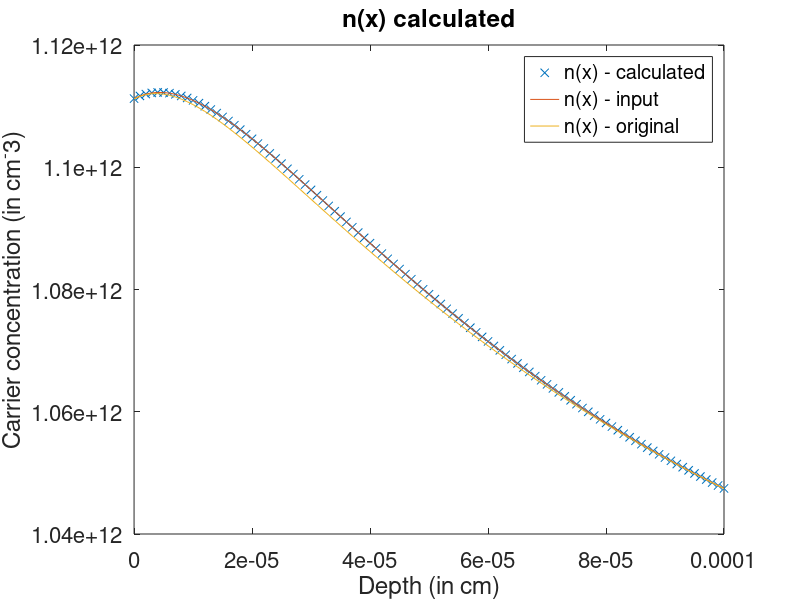
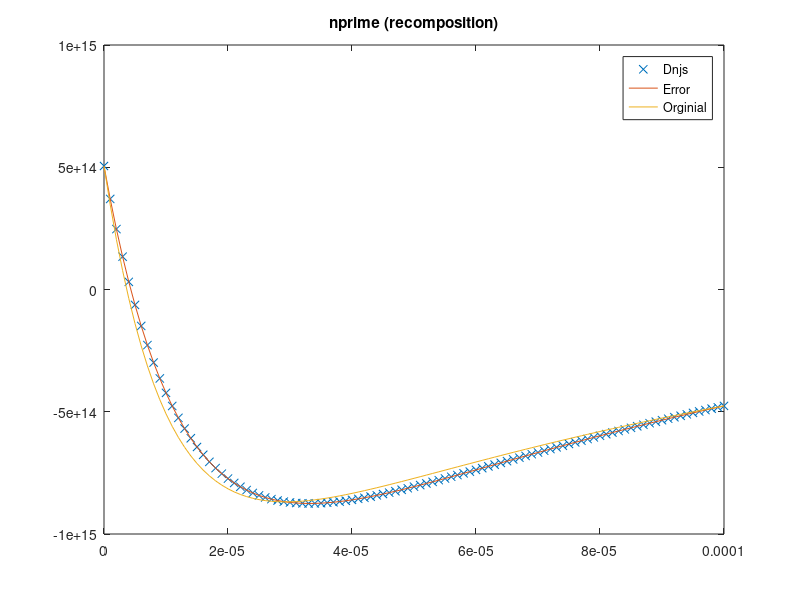
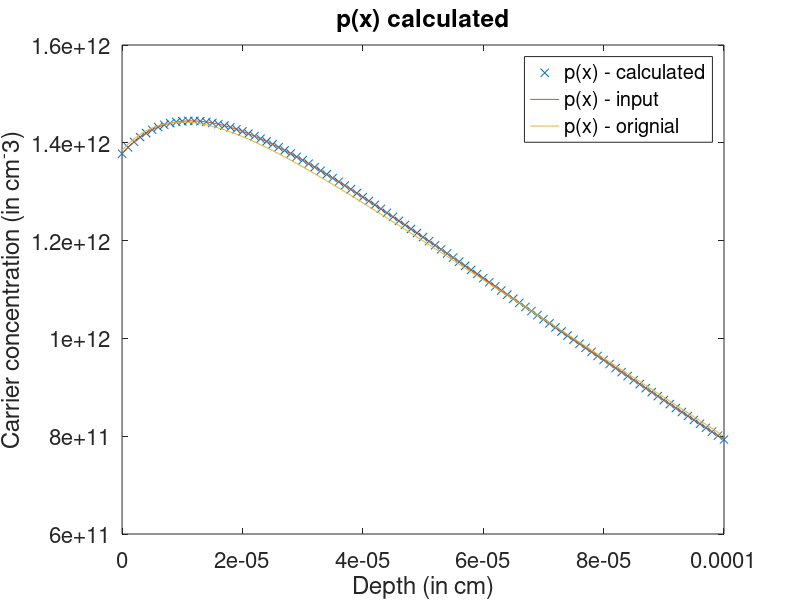
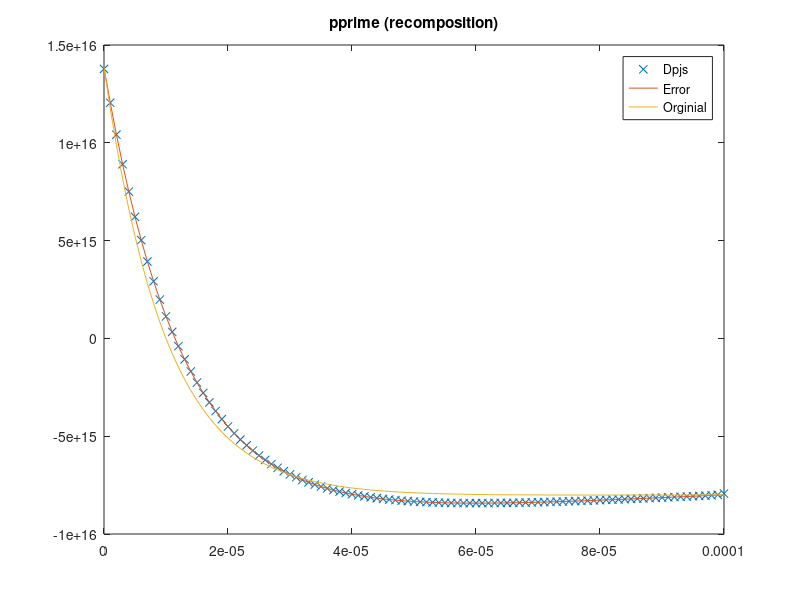

Reproduce these figures in MATLAB, in order. (Note: this script raises an error after producing the figures.)
clear all
close all
t=cputime;
%profile on

%Modified Newton, noisy input, Jacobian, terms one and two only


%Version 1.0 of actual calculations
%Calculates the approximate solution of a known test function
%Uses numerical integration instead of symbolic integration
%The length of the testing regions can be varied
%The number of intervals can be varied
%The starting point of the testing region can be varied

%Collection of constants which may be useful

chi = 4.07; %(*electron affinity in eV*)
gamma = 5.47;  %(*ionization energy in eV*)
phi = chi + gamma/2; %(*work function in eV*)
Eg = gamma - chi;
ni = 2*10^6; %(*intrinsic carrier concentration in [1/cm^3]*)
me = 9.1*10^-31; %(*mass of electron  in kg*)
meffe = .067*me ;%(*mass in density of states for electrons [1]*)
meffh = .47*me; %(*mass in density of states for holes [1]*)
keV = 8.617*10^-5 ;%(*boltzmann  constant in eV/K*)
ksi = 1.38*10^-23; %(*boltzmann constant in J/K*)
ksiN = 1.38*10^-23;
ksiP = 1.38*10^-23;
T = 300; %(*Cell temperature in K*)
h = 6.626 * 10^-34;
Ec = -chi;
Ev = -gamma;
e0m = 8.854*10^-15;  %(*permittivity of free space in [s^4 A^2/m^3 kg]*)
e0 = e0m*10^-6; %(*permittivity of free space in [s^4 A^2/cm^3 kg]*)
er = 13.1; %(*permittivity ratio for a given material [1]*)
q = 1.6*10^-19; %(*Fundamental charge in C*)
taun = 10^-9; %(*electron lifetime in s*)
taup = 10^-9;%(*hole lifetime in s*)
mun = 8500; %(*electron mobility in cm^2/V s*)
mup = 400; %(*hole mobility in cm^2/V s*)
Dn = 220; %(*electron diffusivity in cm^2/s*)
Dp = 10; %(*hole diffusivity in cm^2/s*)
Sr = 10^5; %(*recombination velocity (in cm/s)*)
Wn = 10^-4; %(*Lenght of n-type region (in cm)*)
Wp = 10^-4; %(*Length of p-type region (in cm)*)


%Input the start and end points of the testing region and determine its
%length
startPoint = 0;
endPoint = Wn;
totalLength = endPoint-startPoint;

%Set number of intervals to divide domain into
numIntervals = 100;
intervalLength = totalLength/numIntervals;
dx = intervalLength;
maxIterations=5;
% Store node locations
node = startPoint:dx:totalLength;

%Random noise bounds
rand=0.8;

AbsError=10^-18;
RelError=10^-6;

filepath=strcat('modifiedNewton v5/rand',num2str(rand),'/',num2str(numIntervals),'terms');
mkdir(filepath)

%(*Solar incidence data*)
alphaOpt = 10000; %(*/cm*) (*GaAs*)
Conc = 1;
Lflux = 2.0*10^17; %(*/cm^2 s *) (*photons absorbed by GaAs at 1 sun*)
R = 0.1; %(*reflection coefficient*)
Gop = @(x) alphaOpt*Conc*Lflux*(1 - R)*exp(-alphaOpt*(x));%(*/cm^3*) 


indexp = linspace(startPoint,totalLength+startPoint,numIntervals+1);
indexn = linspace(startPoint,totalLength+startPoint,numIntervals+1);

%Define general basis functions for interval 0 to 1
% Use inline functions; define generic basis functions and derivatives

%Phi function is chosen such that phi_right (f1) has f(0) = 1, f(1)=0, f'(0) = 1,
%f'(1)=0
%Phi function is chosen such that phi_left (f2) has f(0) = 0, f(1)=1, f'(0) = 1,
%f'(1)=0
%f1 = phi_right
%f2 = phi_left
f1 =@(x) (1-3.*(x/dx).^2+ 2.*(x/dx).^3);
f2 =@(x) (3*(x/dx).^2-2*(x/dx).^3); 

f1prime = @(x) (-6/dx^2.*(x) + 6/dx^3.*(x).^2);
f2prime = @(x) (6/dx^2.*(x) - 6/dx^3.*(x).^2);

f1primeprime = @(x) (-6/dx^2 + 12/dx^3.*(x));
f2primeprime = @(x) (6/dx^2 - 12/dx^3.*(x));

%Psi function is chosen such that psi_right (f3) has f'(0) = 1, f'(1)=0, f(0) =
%0, f(1)=0
%Psi function is chosen such that psi_left (f4) has f'(0) = 0, f'(1)=1, f(0) = 0,
%f(1)=0
%f3 = psi_left
%f4 = psi_right
f3 = @(x) ((x/dx)- 2*(x/dx).^2+(x/dx).^3)*dx;
f4 = @(x) (-(x/dx).^2+(x/dx).^3)*dx;


f3prime = @(x) (1/dx - 4/dx.^2.*(x) + 3/dx.^3.*(x).^2)*dx;
f4prime = @(x) (-2/dx^2.*(x) + 3/dx^3.*(x).^2)*dx;

f3primeprime = @(x) (-4/dx.^2 + 6/dx.^3.*(x))*dx;
f4primeprime = @(x) (-2/dx.^2 + 6/dx.^3.*(x))*dx;

% x_axis=0:dx/100:dx;
% subplot(221),plot(x_axis,f1(x_axis))
% subplot(222),plot(x_axis,f2(x_axis))
% subplot(223),plot(x_axis,f3(x_axis))
% subplot(224),plot(x_axis,f4(x_axis))
%%%%%%%%%%%%%%%%%%%%%%%%%%%%%%%%%%%%%%%%%%%%%%%%%%%%%%%%%%%%%%%%%%%%%%%%%%%%%%
%Set up known n(x) and p(x) distributions
%%%%%%%%%%%%%%%%%%%%%%%%%%%%%%%%%%%%%%%%%%%%%%%%%%%%%%%%%%%%%%%%%%%%%%%%%%%%%%


%Set up initial guess for p(x).  The curve goes has the vague shape of the
%expected output (peak near 0 and vaguely exponential).

%%%%%%%%%%%%%%%%%%%%%%%%%%%%%%%%%%%%%%%%%%%%%%%%%%
%NOTE: If pGuess is change, initial BCs for pGuess must also be changed
%%%%%%%%%%%%%%%%%%%%%%%%%%%%%%%%%%%%%%%%%%%%%%%%%%
p1=8.14812*10^13;
p2=-2.19257*10^11;
p3=-8.12149*10^13;
p4=1.33755*10^12;
gammap1=100;
gammap2=100000;
gammap3=1;
gammap4=10;

%Symbolic form of pGuess
pGuessOrig = @(x) p1*exp(-gammap1*x)+p2*exp(-gammap2*x)+p3*exp(-gammap3*x)+p4*exp(-gammap4*x);

n1=-1.79768*10^10;
n2=1.29154*10^11;
n3=9.94351*10^11;
n4=5.6616*10^9;
gamman1=100000;
gamman2=10000;
gamman3=1;
gamman4=10;

%Symbolic form of nGuess
nGuessOrig = @(x) n1*exp(-gamman1*x)+n2*exp(-gamman2*x)+n3*exp(-gamman3*x)+n4*exp(-gamman4*x);

nprimeOrig = @(x) -(n1*gamman1*exp(-gamman1*x) + n2*gamman2*exp(-gamman2*x) + n3*gamman3*exp(-gamman3*x)+n4*gamman4*exp(-gamman4*x));
pprimeOrig = @(x) -(p1*gammap1*exp(-gammap1*x) + p2*gammap2*exp(-gammap2*x) + p3*gammap3*exp(-gammap3*x)+p4*gammap4*exp(-gammap4*x));

nprimeprimeOrig = @(x) (n1*gamman1*gamman1*exp(-gamman1*x) + n2*gamman2*gamman2*exp(-gamman2*x) + n3*gamman3*gamman3*exp(-gamman3*x)+n4*gamman4*gamman4*exp(-gamman4*x));
pprimeprimeOrig = @(x) (p1*gammap1*gammap1*exp(-gammap1*x) + p2*gammap2*gammap2*exp(-gammap2*x) + p3*gammap3*gammap3*exp(-gammap3*x)+p4*gammap4*gammap4*exp(-gammap4*x));

cn1 = Dn - ksiN*T*mun/q;
cn2 = ksiN*T*mun/q;

cp1 = ksiP*T*mup/q - Dp;
cp2 = -ksiP*T*mup/q;

%Check BCs
% alphaNtest = nprimeOrig(0)/nGuessOrig(0)
% alphaPtest = pprimeOrig(0)/pGuessOrig(0)
% betaNtest = nprimeOrig(Wn)/nGuessOrig(Wn)
% betaPtest = pprimeOrig(Wn)/pGuessOrig(Wn)


%Gopn = @(x) cn1.*(n1*(gamman1*gamman1)*exp(-gamman1*x) + n2*(gamman2*gamman2)*exp(-gamman2*x) + n3*(gamman3*gamman3)*exp(-gamman3*x))    +(ksiN*T*mun/q*(pprimeprimeOrig(x)./pGuessOrig(x) - (pprimeOrig(x)./pGuessOrig(x)).^2) - 1/taun).*(n1*exp(-gamman1*x) + n2*exp(-gamman2*x) + n3*exp(-gamman3*x));%+cn2.*pprime(x)./pGuess(x).*(-n1*(gamman1)*exp(-gamman1*x) - n2*(gamman2)*exp(-gamman2*x) - n3*(gamman3)*exp(-gamman3*x))     
%Gopp = @(x) cp1.*(p1*(gammap1*gammap1)*exp(-gammap1*x) + p2*(gammap2*gammap2)*exp(-gammap2*x) + p3*(gammap3*gammap3)*exp(-gammap3*x))    +(ksiP*T*mup/q*((nprimeOrig(x)./nGuessOrig(x)).^2 - nprimeprimeOrig(x)./nGuessOrig(x)) - 1/taup).*(p1*exp(-gammap1*x) + p2*exp(-gammap2*x) + p3*exp(-gammap3*x));%+cp2.*nprime(x)./nGuess(x).*(-p1*(gammap1)*exp(-gammap1*x) - p2*(gammap2)*exp(-gammap2*x) - p3*(gammap3)*exp(-gammap3*x))     

%Adjust pGuess to include error
%Adjust pGuess to include error

%'Noisified' terms
%n3*rand,gamman1,gamman2,gamman3 set;n1 and n2 calculated from those
%numbers using BCs
%Calcs done in Mathematica

n1rand=-2.43711*10^10;
n2rand=1.53127*10^11;
n3rand=1.07209*10^13;
n4rand=-9.73843*10^12;
gamman1rand=100000*rand;

nGuess = @(x) (n1rand*exp(-gamman1rand*x)+n2rand*exp(-gamman2*x)+n3rand*exp(-gamman3*x)+n4rand*exp(-gamman4*x));
nprime = @(x) -(n1rand*gamman1rand*exp(-gamman1rand*x) + n2rand*gamman2*exp(-gamman2*x) + n3rand*gamman3*exp(-gamman3*x)+n4rand*gamman4*exp(-gamman4*x));
nprimeprime = @(x) n1rand*gamman1rand*gamman1rand*exp(-gamman1rand*x) + n2rand*gamman2*gamman2*exp(-gamman2*x) + n3rand*gamman3*gamman3*exp(-gamman3*x)+n4rand*gamman4*gamman4*exp(-gamman4*x);

%p3*rand,gammap1,gammap2,gammap3 set;p1 and p2 calculated from those
%numbers using BCs
%Calcs done in Mathematica

p1rand=1.71267*10^15;
p2rand=-2.92243*10^11;
p3rand=1.60693*10^16;
p4rand=-1.77803*10^16;
gammap2rand=100000*rand;

pGuess = @(x) (p1rand*exp(-gammap1*x)+p2rand*exp(-gammap2rand*x)+p3rand*exp(-gammap3*x)+p4rand*exp(-gammap4*x));
pprime = @(x) -(p1rand*gammap1*exp(-gammap1*x) + p2rand*gammap2rand*exp(-gammap2rand*x) + p3rand*gammap3*exp(-gammap3*x)+p4rand*gammap4*exp(-gammap4*x));
pprimeprime = @(x) p1rand*gammap1*gammap1*exp(-gammap1*x) + p2rand*gammap2rand*gammap2rand*exp(-gammap2rand*x) + p3rand*gammap3*gammap3*exp(-gammap3*x)+p4rand*gammap4*gammap4*exp(-gammap4*x);

% alphaNtestNoise = nprime(0)/nGuess(0)
% alphaPtestNoise = pprime(0)/pGuess(0)
% betaNtestNoise = nprime(Wn)/nGuess(Wn)
% betaPtestNoise = pprime(Wn)/pGuess(Wn)
% 
% diffAlphaN=alphaNtest-alphaNtestNoise
% diffAlphaP=alphaPtest-alphaPtestNoise
% diffBetaN=betaNtest-betaNtestNoise
% diffBetaP=betaPtest-betaPtestNoise

% fig2 = figure;
% plot(node,nGuess(node)), title('nGuess')
% saveas(fig2,strcat(filepath,'/nGuess.jpg'))

%Convert initial guess into form finite element composition
%This will allow it to be usable in later calculations

%Boundary conditions of test function put into form usable for the
%calculations below
 
temp1 = ksiN*T*mun/q*(pprimeprime(node)./pGuess(node) - (pprime(node)./pGuess(node)).^2) -1/taun;
temp2 = ksiN*T*mun/q*(pprimeprimeOrig(node)./pGuessOrig(node) - (pprimeOrig(node)./pGuessOrig(node)).^2)-1/taun;

plot(node,temp1,node,temp2,'x')

%%%%%%%%%%%%%%%%%%%%%%%%%%%%%%%%%%%%%%%%%%%%%%%%%%%%%%%%%%%%%%%%%%%%%%%%%%%%
%Calculate composition of n(x) in finite element space
%%%%%%%%%%%%%%%%%%%%%%%%%%%%%%%%%%%%%%%%%%%%%%%%%%%%%%%%%%%%%%%%%%%%%%%%%%
%alpha is boundary conditions term, n'(0)=alpha*n(0)
alphan = nprimeOrig(0)/nGuessOrig(0);

%beta is boundary condition term, n'(L) = beta n(L)
betan= nprimeOrig(totalLength)/nGuessOrig(totalLength);

%alpha is boundary conditions term, n'(0)=alpha*n(0)
alphap = pprimeOrig(0)/pGuessOrig(0);

%beta is boundary condition term, n'(L) = beta n(L)
betap= pprimeOrig(totalLength)/pGuessOrig(totalLength);


massmatrix = sparse (4*numIntervals,4*numIntervals);

massrhs = zeros(4*numIntervals,1);
for k = 1:numIntervals-2
	%%%%%%%%%%%%%%%%%%%%%%%%%%%%%%%%%%%%%%%%%%
    %Block 1  - (Upper left 4x4)
    %%%%%%%%%%%%%%%%%%%%%%%%%%%%%%%%%%%%%%%%%%
    %massmatrix(phi(n,r),xx)
	massmatrix(4*k-1,4*k-1) = massmatrix(4*k-1,4*k-1) + integral(@(x) f1((x-node(k+1))).*f1((x-node(k+1))),node(k+1),node(k+2),'AbsTol',AbsError,'RelTol',RelError);
	massmatrix(4*k,4*k-1)   = massmatrix(4*k,4*k-1) +   integral(@(x) f1((x-node(k+1))).*f3((x-node(k+1))),node(k+1),node(k+2),'AbsTol',AbsError,'RelTol',RelError);

    %massmatrix(psi(n,r),xx)
    massmatrix(4*k-1,4*k) = massmatrix(4*k-1,4*k) + integral(@(x) f3((x-node(k+1))).*f1((x-node(k+1))),node(k+1),node(k+2),'AbsTol',AbsError,'RelTol',RelError);
	massmatrix(4*k,4*k)   = massmatrix(4*k,4*k) +   integral(@(x) f3((x-node(k+1))).*f3((x-node(k+1))),node(k+1),node(k+2),'AbsTol',AbsError,'RelTol',RelError);

    %massmatrix(phi(p,r),xx)
	massmatrix(4*k+1,4*k+1) = massmatrix(4*k+1,4*k+1) + integral(@(x) f1((x-node(k+1))).*f1((x-node(k+1))),node(k+1),node(k+2),'AbsTol',AbsError,'RelTol',RelError);
	massmatrix(4*k+2,4*k+1) = massmatrix(4*k+2,4*k+1) + integral(@(x) f1((x-node(k+1))).*f3((x-node(k+1))),node(k+1),node(k+2),'AbsTol',AbsError,'RelTol',RelError);

    %massmatrix(psi(p,r),xx)
	massmatrix(4*k+1,4*k+2) = massmatrix(4*k+1,4*k+2) + integral(@(x) f3((x-node(k+1))).*f1((x-node(k+1))),node(k+1),node(k+2),'AbsTol',AbsError,'RelTol',RelError);
	massmatrix(4*k+2,4*k+2) = massmatrix(4*k+2,4*k+2) + integral(@(x) f3((x-node(k+1))).*f3((x-node(k+1))),node(k+1),node(k+2),'AbsTol',AbsError,'RelTol',RelError);
    
    %%%%%%%%%%%%%%%%%%%%%%%%%%%%%%%%%%%%%%%%%%
    %Block 2  - (Upper right 4x4)
    %%%%%%%%%%%%%%%%%%%%%%%%%%%%%%%%%%%%%%%%%%
    %massmatrix(phi(n,r),xx)
	massmatrix(4*k-1,4*k+3) = massmatrix(4*k-1,4*k+3) + integral(@(x) f2((x-node(k+1))).*f1((x-node(k+1))),node(k+1),node(k+2),'AbsTol',AbsError,'RelTol',RelError);
	massmatrix(4*k,4*k+3)   = massmatrix(4*k,4*k+3) +   integral(@(x) f2((x-node(k+1))).*f3((x-node(k+1))),node(k+1),node(k+2),'AbsTol',AbsError,'RelTol',RelError);

    %massmatrix(psi(n,r),xx)
    massmatrix(4*k-1,4*k+4) = massmatrix(4*k-1,4*k+4) + integral(@(x) f4((x-node(k+1))).*f1((x-node(k+1))),node(k+1),node(k+2),'AbsTol',AbsError,'RelTol',RelError);
	massmatrix(4*k,4*k+4)   = massmatrix(4*k,4*k+4) +   integral(@(x) f4((x-node(k+1))).*f3((x-node(k+1))),node(k+1),node(k+2),'AbsTol',AbsError,'RelTol',RelError);

    %massmatrix(phi(p,r),xx)
	massmatrix(4*k+1,4*k+5) = massmatrix(4*k+1,4*k+5) + integral(@(x) f2((x-node(k+1))).*f1((x-node(k+1))),node(k+1),node(k+2),'AbsTol',AbsError,'RelTol',RelError);
	massmatrix(4*k+2,4*k+5) = massmatrix(4*k+2,4*k+5) + integral(@(x) f2((x-node(k+1))).*f3((x-node(k+1))),node(k+1),node(k+2),'AbsTol',AbsError,'RelTol',RelError);

    %massmatrix(psi(p,r),xx)
	massmatrix(4*k+1,4*k+6) = massmatrix(4*k+1,4*k+6) + integral(@(x) f4((x-node(k+1))).*f1((x-node(k+1))),node(k+1),node(k+2),'AbsTol',AbsError,'RelTol',RelError);
	massmatrix(4*k+2,4*k+6) = massmatrix(4*k+2,4*k+6) + integral(@(x) f4((x-node(k+1))).*f3((x-node(k+1))),node(k+1),node(k+2),'AbsTol',AbsError,'RelTol',RelError);
    
    
   %%%%%%%%%%%%%%%%%%%%%%%%%%%%%%%%%%%%%%%%%%
    %Block 3  - (Bottom left 4x4)
    %%%%%%%%%%%%%%%%%%%%%%%%%%%%%%%%%%%%%%%%%%
    %massmatrix(phi(n,r),xx)
	massmatrix(4*k+3,4*k-1) = massmatrix(4*k+3,4*k-1) + integral(@(x) f1((x-node(k+1))).*f2((x-node(k+1))),node(k+1),node(k+2),'AbsTol',AbsError,'RelTol',RelError);
	massmatrix(4*k+4,4*k-1) = massmatrix(4*k+4,4*k-1) + integral(@(x) f1((x-node(k+1))).*f4((x-node(k+1))),node(k+1),node(k+2),'AbsTol',AbsError,'RelTol',RelError);

    %massmatrix(psi(n,r),xx)
    massmatrix(4*k+3,4*k) = massmatrix(4*k+3,4*k) + integral(@(x) f3((x-node(k+1))).*f2((x-node(k+1))),node(k+1),node(k+2),'AbsTol',AbsError,'RelTol',RelError);
	massmatrix(4*k+4,4*k) = massmatrix(4*k+4,4*k) + integral(@(x) f3((x-node(k+1))).*f4((x-node(k+1))),node(k+1),node(k+2),'AbsTol',AbsError,'RelTol',RelError);

    %massmatrix(phi(p,r),xx)
	massmatrix(4*k+5,4*k+1) = massmatrix(4*k+5,4*k+1) + integral(@(x) f1((x-node(k+1))).*f2((x-node(k+1))),node(k+1),node(k+2),'AbsTol',AbsError,'RelTol',RelError);
	massmatrix(4*k+6,4*k+1) = massmatrix(4*k+6,4*k+1) + integral(@(x) f1((x-node(k+1))).*f4((x-node(k+1))),node(k+1),node(k+2),'AbsTol',AbsError,'RelTol',RelError);

    %massmatrix(psi(p,r),xx)
	massmatrix(4*k+5,4*k+2) = massmatrix(4*k+5,4*k+2) + integral(@(x) f3((x-node(k+1))).*f2((x-node(k+1))),node(k+1),node(k+2),'AbsTol',AbsError,'RelTol',RelError);
	massmatrix(4*k+6,4*k+2) = massmatrix(4*k+6,4*k+2) + integral(@(x) f3((x-node(k+1))).*f4((x-node(k+1))),node(k+1),node(k+2),'AbsTol',AbsError,'RelTol',RelError);
    
    
    %%%%%%%%%%%%%%%%%%%%%%%%%%%%%%%%%%%%%%%%%%
    %Block 4  - (Bottom right 4x4)
    %%%%%%%%%%%%%%%%%%%%%%%%%%%%%%%%%%%%%%%%%%
    %massmatrix(phi(n,r),xx)
	massmatrix(4*k+3,4*k+3) = massmatrix(4*k+3,4*k+3) + integral(@(x) f2((x-node(k+1))).*f2((x-node(k+1))),node(k+1),node(k+2),'AbsTol',AbsError,'RelTol',RelError);
	massmatrix(4*k+4,4*k+3) = massmatrix(4*k+4,4*k+3) + integral(@(x) f2((x-node(k+1))).*f4((x-node(k+1))),node(k+1),node(k+2),'AbsTol',AbsError,'RelTol',RelError);

    %massmatrix(psi(n,r),xx)
    massmatrix(4*k+3,4*k+4) = massmatrix(4*k+3,4*k+4) + integral(@(x) f4((x-node(k+1))).*f2((x-node(k+1))),node(k+1),node(k+2),'AbsTol',AbsError,'RelTol',RelError);
	massmatrix(4*k+4,4*k+4) = massmatrix(4*k+4,4*k+4) + integral(@(x) f4((x-node(k+1))).*f4((x-node(k+1))),node(k+1),node(k+2),'AbsTol',AbsError,'RelTol',RelError);

    %massmatrix(phi(p,r),xx)
	massmatrix(4*k+5,4*k+5) = massmatrix(4*k+5,4*k+5) + integral(@(x) f2((x-node(k+1))).*f2((x-node(k+1))),node(k+1),node(k+2),'AbsTol',AbsError,'RelTol',RelError);
	massmatrix(4*k+6,4*k+5) = massmatrix(4*k+6,4*k+5) + integral(@(x) f2((x-node(k+1))).*f4((x-node(k+1))),node(k+1),node(k+2),'AbsTol',AbsError,'RelTol',RelError);

    %massmatrix(psi(p,r),xx)
	massmatrix(4*k+5,4*k+6) = massmatrix(4*k+5,4*k+6) + integral(@(x) f4((x-node(k+1))).*f2((x-node(k+1))),node(k+1),node(k+2),'AbsTol',AbsError,'RelTol',RelError);
	massmatrix(4*k+6,4*k+6) = massmatrix(4*k+6,4*k+6) + integral(@(x) f4((x-node(k+1))).*f4((x-node(k+1))),node(k+1),node(k+2),'AbsTol',AbsError,'RelTol',RelError);

    %%%%%%%%%%%%%%%%%%%%%%%%%%%%%%%%%%%%%%
    %RHS input
    %%%%%%%%%%%%%%%%%%%%%%%%%%%%%%%%%%%%%%%
    %nGuess terms
	massrhs(4*k-1) =      massrhs(4*k-1) +        integral(@(x) f1((x-node(k+1))).*nGuess(x),node(k+1),node(k+2),'AbsTol',AbsError,'RelTol',RelError);
	massrhs(4*k) =        massrhs(4*k)   +        integral(@(x) f3((x-node(k+1))).*nGuess(x),node(k+1),node(k+2),'AbsTol',AbsError,'RelTol',RelError);
    massrhs(4*k+3) =      massrhs(4*k+3) +        integral(@(x) f2((x-node(k+1))).*nGuess(x),node(k+1),node(k+2),'AbsTol',AbsError,'RelTol',RelError);
	massrhs(4*k+4) =      massrhs(4*k+4) +        integral(@(x) f4((x-node(k+1))).*nGuess(x),node(k+1),node(k+2),'AbsTol',AbsError,'RelTol',RelError);
    
    %pGuess terms
	massrhs(4*k+1) =    massrhs(4*k+1) +      integral(@(x) f1((x-node(k+1))).*pGuess(x),node(k+1),node(k+2),'AbsTol',AbsError,'RelTol',RelError);
	massrhs(4*k+2) =    massrhs(4*k+2) +      integral(@(x) f3((x-node(k+1))).*pGuess(x),node(k+1),node(k+2),'AbsTol',AbsError,'RelTol',RelError);
    massrhs(4*k+5) =    massrhs(4*k+5) +      integral(@(x) f2((x-node(k+1))).*pGuess(x),node(k+1),node(k+2),'AbsTol',AbsError,'RelTol',RelError);
	massrhs(4*k+6) =    massrhs(4*k+6) +      integral(@(x) f4((x-node(k+1))).*pGuess(x),node(k+1),node(k+2),'AbsTol',AbsError,'RelTol',RelError);
   
end    
    
%Handle 1st interval 'half case'
%Top left 2x2 block
massmatrix(1,1)= integral(@(x) (f1((x-node(1))) + alphan*f3((x-node(1)))).*(f1((x-node(1))) + alphan*f3((x-node(1)))),node(1),node(1)+dx,'AbsTol',AbsError,'RelTol',RelError);
massmatrix(2,2)= integral(@(x) (f1((x-node(1))) + alphap*f3((x-node(1)))).*(f1((x-node(1))) + alphap*f3((x-node(1)))),node(1),node(1)+dx,'AbsTol',AbsError,'RelTol',RelError);

%Left 2x4 block
massmatrix(3,1) = integral(@(x) (f1((x-node(1))) + alphan*f3((x-node(1)))).*f2((x-node(1))),node(1),node(1)+dx,'AbsTol',AbsError,'RelTol',RelError);
massmatrix(4,1) = integral(@(x) (f1((x-node(1))) + alphan*f3((x-node(1)))).*f4((x-node(1))),node(1),node(1)+dx,'AbsTol',AbsError,'RelTol',RelError);

massmatrix(5,2) = integral(@(x) (f1((x-node(1))) + alphap*f3((x-node(1)))).*f2((x-node(1))),node(1),node(1)+dx,'AbsTol',AbsError,'RelTol',RelError);
massmatrix(6,2) = integral(@(x) (f1((x-node(1))) + alphap*f3((x-node(1)))).*f4((x-node(1))),node(1),node(1)+dx,'AbsTol',AbsError,'RelTol',RelError);

%Right 4x2 block
massmatrix(1,3) = integral(@(x) f2((x-node(1))).*(f1((x-node(1))) + alphan*f3((x-node(1)))),node(1),node(1)+dx,'AbsTol',AbsError,'RelTol',RelError);
massmatrix(1,4) = integral(@(x) f4((x-node(1))).*(f1((x-node(1))) + alphan*f3((x-node(1)))),node(1),node(1)+dx,'AbsTol',AbsError,'RelTol',RelError);

massmatrix(2,5) = integral(@(x) f2((x-node(1))).*(f1((x-node(1))) + alphap*f3((x-node(1)))),node(1),node(1)+dx,'AbsTol',AbsError,'RelTol',RelError);
massmatrix(2,6) = integral(@(x) f4((x-node(1))).*(f1((x-node(1))) + alphap*f3((x-node(1)))),node(1),node(1)+dx,'AbsTol',AbsError,'RelTol',RelError);


%Overlapping 4x4 block
%massmatrix(phi(n,r),xx)
massmatrix(3,3) = massmatrix(3,3) + integral(@(x) f2((x-node(k+1))).*f2((x-node(k+1))),node(k+1),node(k+2),'AbsTol',AbsError,'RelTol',RelError);
massmatrix(4,3)   = massmatrix(4,3) + integral(@(x) f2((x-node(k+1))).*f4((x-node(k+1))),node(k+1),node(k+2),'AbsTol',AbsError,'RelTol',RelError);

%massmatrix(psi(n,r),xx)
massmatrix(3,4) = massmatrix(3,4) + integral(@(x) f4((x-node(k+1))).*f2((x-node(k+1))),node(k+1),node(k+2),'AbsTol',AbsError,'RelTol',RelError);
massmatrix(4,4)   = massmatrix(4,4) + integral(@(x) f4((x-node(k+1))).*f4((x-node(k+1))),node(k+1),node(k+2),'AbsTol',AbsError,'RelTol',RelError);

%massmatrix(phi(p,r),xx)
massmatrix(5,5) = massmatrix(5,5) + integral(@(x) f2((x-node(k+1))).*f2((x-node(k+1))),node(k+1),node(k+2),'AbsTol',AbsError,'RelTol',RelError);
massmatrix(6,5) = massmatrix(6,5) + integral(@(x) f2((x-node(k+1))).*f4((x-node(k+1))),node(k+1),node(k+2),'AbsTol',AbsError,'RelTol',RelError);

%massmatrix(psi(p,r),xx)
massmatrix(5,6) = massmatrix(5,6) + integral(@(x) f4((x-node(k+1))).*f2((x-node(k+1))),node(k+1),node(k+2),'AbsTol',AbsError,'RelTol',RelError);
massmatrix(6,6) = massmatrix(6,6) + integral(@(x) f4((x-node(k+1))).*f4((x-node(k+1))),node(k+1),node(k+2),'AbsTol',AbsError,'RelTol',RelError);

%RHS nGuess edge cases
massrhs(1) = massrhs(1) + integral(@(x) (f1((x-node(1))) + alphan*f3((x-node(1)))).*nGuess(x),node(1),node(1)+dx,'AbsTol',AbsError,'RelTol',RelError);
massrhs(3) = massrhs(3) + integral(@(x) f2((x-node(1))).*nGuess(x),node(1),node(1)+dx,'AbsTol',AbsError,'RelTol',RelError);
massrhs(4) = massrhs(4) + integral(@(x) f4((x-node(1))).*nGuess(x),node(1),node(1)+dx,'AbsTol',AbsError,'RelTol',RelError);

%RHS nGuess edge cases
massrhs(2) = massrhs(2) + integral(@(x) (f1((x-node(1))) + alphap*f3((x-node(1)))).*pGuess(x),node(1),node(1)+dx,'AbsTol',AbsError,'RelTol',RelError);
massrhs(5) = massrhs(5) + integral(@(x) f2((x-node(1))).*pGuess(x),node(1),node(1)+dx,'AbsTol',AbsError,'RelTol',RelError);
massrhs(6) = massrhs(6) + integral(@(x) f4((x-node(1))).*pGuess(x),node(1),node(1)+dx,'AbsTol',AbsError,'RelTol',RelError);


%Handle last interval 'half case'
last = 4*numIntervals;

%Handle 1st interval 'half case'
%Bottom right 2x2 block
massmatrix(last,last) =     integral(@(x) (f2((x-node(end)+dx)) + betap*f4((x-node(end)+dx))).*(f2((x-node(end)+dx)) + betap*f4((x-node(end)+dx))),node(end)-dx,node(end),'AbsTol',AbsError,'RelTol',RelError);
massmatrix(last-1,last-1) = integral(@(x) (f2((x-node(end)+dx)) + betan*f4((x-node(end)+dx))).*(f2((x-node(end)+dx)) + betan*f4((x-node(end)+dx))),node(end)-dx,node(end),'AbsTol',AbsError,'RelTol',RelError);


%Bottom 2x4 block
massmatrix(last,last-2) = integral(@(x) f3((x-node(end)+dx)).*(f2((x-node(end)+dx)) + betap*f4((x-node(end)+dx))),node(end)-dx,node(end),'AbsTol',AbsError,'RelTol',RelError);
massmatrix(last,last-3) = integral(@(x) f1((x-node(end)+dx)).*(f2((x-node(end)+dx)) + betap*f4((x-node(end)+dx))),node(end)-dx,node(end),'AbsTol',AbsError,'RelTol',RelError);

massmatrix(last-1,last-4) = integral(@(x) f3((x-node(end)+dx)).*(f2((x-node(end)+dx)) + betan*f4((x-node(end)+dx))),node(end)-dx,node(end),'AbsTol',AbsError,'RelTol',RelError);
massmatrix(last-1,last-5) = integral(@(x) f1((x-node(end)+dx)).*(f2((x-node(end)+dx)) + betan*f4((x-node(end)+dx))),node(end)-dx,node(end),'AbsTol',AbsError,'RelTol',RelError);


%Left 4x2 Block
massmatrix(last-2,last) = integral(@(x) (f2((x-node(end)+dx)) + betap*f4((x-node(end)+dx))).*f3((x-node(end)+dx)),node(end)-dx,node(end),'AbsTol',AbsError,'RelTol',RelError);
massmatrix(last-3,last) = integral(@(x) (f2((x-node(end)+dx)) + betap*f4((x-node(end)+dx))).*f1((x-node(end)+dx)),node(end)-dx,node(end),'AbsTol',AbsError,'RelTol',RelError);

massmatrix(last-4,last-1) = integral(@(x) (f2((x-node(end)+dx)) + betan*f4((x-node(end)+dx))).*f3((x-node(end)+dx)),node(end)-dx,node(end),'AbsTol',AbsError,'RelTol',RelError);
massmatrix(last-5,last-1) = integral(@(x) (f2((x-node(end)+dx)) + betan*f4((x-node(end)+dx))).*f1((x-node(end)+dx)),node(end)-dx,node(end),'AbsTol',AbsError,'RelTol',RelError);


%Overlapping 4x4 block
%massmatrix(phi(n,r),xx)
massmatrix(last-5,last-5) = massmatrix(last-5,last-5) + integral(@(x) f1((x-node(k+1))).*f1((x-node(k+1))),node(k+1),node(k+2),'AbsTol',AbsError,'RelTol',RelError);
massmatrix(last-4,last-5) = massmatrix(last-4,last-5) + integral(@(x) f1((x-node(k+1))).*f3((x-node(k+1))),node(k+1),node(k+2),'AbsTol',AbsError,'RelTol',RelError);

%massmatrix(psi(n,r),xx)
massmatrix(last-5,last-4) = massmatrix(last-5,last-4) + integral(@(x) f3((x-node(k+1))).*f1((x-node(k+1))),node(k+1),node(k+2),'AbsTol',AbsError,'RelTol',RelError);
massmatrix(last-4,last-4) = massmatrix(last-4,last-4) + integral(@(x) f3((x-node(k+1))).*f3((x-node(k+1))),node(k+1),node(k+2),'AbsTol',AbsError,'RelTol',RelError);

%massmatrix(phi(p,r),xx)
massmatrix(last-3,last-3) = massmatrix(last-3,last-3) + integral(@(x) f1((x-node(k+1))).*f1((x-node(k+1))),node(k+1),node(k+2),'AbsTol',AbsError,'RelTol',RelError);
massmatrix(last-2,last-3) = massmatrix(last-2,last-3) + integral(@(x) f1((x-node(k+1))).*f3((x-node(k+1))),node(k+1),node(k+2),'AbsTol',AbsError,'RelTol',RelError);

%massmatrix(psi(p,r),xx)
massmatrix(last-3,last-2) = massmatrix(last-3,last-2) + integral(@(x) f3((x-node(k+1))).*f1((x-node(k+1))),node(k+1),node(k+2),'AbsTol',AbsError,'RelTol',RelError);
massmatrix(last-2,last-2) = massmatrix(last-2,last-2) + integral(@(x) f3((x-node(k+1))).*f3((x-node(k+1))),node(k+1),node(k+2),'AbsTol',AbsError,'RelTol',RelError);
   
%RHS edge cases
%nGuess
massrhs(last-1) = massrhs(last)+ integral(@(x) (f2((x-node(end)+dx)) + betan*f4((x-node(end)+dx))).*nGuess(x),node(end)-dx,node(end),'AbsTol',AbsError,'RelTol',RelError);
massrhs(last-5) = massrhs(last-5) + integral(@(x) f1((x-node(end)+dx)).*nGuess(x),node(end)-dx,node(end),'AbsTol',AbsError,'RelTol',RelError);
massrhs(last-4) = massrhs(last-4) + integral(@(x) f3((x-node(end)+dx)).*nGuess(x),node(end)-dx,node(end),'AbsTol',AbsError,'RelTol',RelError);

%pGuess
massrhs(last) = massrhs(last)+ integral(@(x) (f2((x-node(end)+dx)) + betap*f4((x-node(end)+dx))).*pGuess(x),node(end)-dx,node(end),'AbsTol',AbsError,'RelTol',RelError);
massrhs(last-3) = massrhs(last-3) + integral(@(x) f1((x-node(end)+dx)).*pGuess(x),node(end)-dx,node(end),'AbsTol',AbsError,'RelTol',RelError);
massrhs(last-2) = massrhs(last-2) + integral(@(x) f3((x-node(end)+dx)).*pGuess(x),node(end)-dx,node(end),'AbsTol',AbsError,'RelTol',RelError);




%%%%%%%%%%%%%%%%%%%%%%%%%%%%%%%%%%%%%%%%%%%%%%%%%%%%%%%%%%%%%%%%%%%%%%%
%Perform final calcs
%%%%%%%%%%%%%%%%%%%%%%%%%%%%%%%%%%%%%%%%%%%%%%%%%%%%%%%%%%%%%%%%%%%%%%%%%
%Fill scalling matrix
D = sparse(4*(numIntervals),4*(numIntervals));

for index = 3:4:length(D)-2
   D(index,index) = 1;
   D(index+1,index+1) = 10^4*numIntervals;
   D(index+2,index+2) = 1;
   D(index+3,index+3) = 10^4*numIntervals;
end
D(1,1)=1;
D(2,2)=1;
D(length(D)-1,length(D)-1)=1;
D(length(D),length(D))=1;

%Scale Matrices using scaling matrix
LHSscaled = D*massmatrix*D;
RHSscaled = D*massrhs;

%Solve simultaneous equations
ScaledCoeffs = LHSscaled\RHSscaled;
Coeffs = D'*ScaledCoeffs;

%Create second scaling matrix

%Collect Cj's in an array for display purposes
Cnjs = zeros(1,numIntervals+1);
Dnjs = zeros(1,numIntervals+1);
Cpjs = zeros(1,numIntervals+1);
Dpjs = zeros(1,numIntervals+1);

for index=2:length(Cnjs)-1
   Cnjs(1,index) = Coeffs(4*index-5);
   Dnjs(1,index) = Coeffs(4*index-4);
   Cpjs(1,index) = Coeffs(4*index-3);
   Dpjs(1,index) = Coeffs(4*index-2);
end
Cnjs(1) = Coeffs(1);
Dnjs(1) = Coeffs(1)*alphan;
Cpjs(1) = Coeffs(2);
Dpjs(1) = Coeffs(2)*alphap;

Cnjs(numIntervals+1)=Coeffs(length(Coeffs)-1);
Dnjs(numIntervals+1)=Coeffs(length(Coeffs)-1)*betan;
Cpjs(numIntervals+1)=Coeffs(length(Coeffs));
Dpjs(numIntervals+1)=Coeffs(length(Coeffs))*betap;

InitialCnjs = Cnjs;
InitialDnjs = Dnjs;
InitialCpjs = Cpjs;
InitialDpjs = Dpjs;

nOrig=nGuessOrig;
pOrig=pGuessOrig;
trueCnjs = nOrig(node);
trueDnjs = nprimeOrig(node);
trueCpjs = pOrig(node);
trueDpjs = pprimeOrig(node);

fig4 = figure;
plot(indexn,Cnjs,'x',node,nGuess(node),indexn,nOrig(indexn)),title('n(x) calculated'),legend('n(x) - calculated','n(x) - input','n(x) - original');set(gca,'FontSize',16),xlabel('Depth (in cm)'),ylabel('Carrier concentration (in cm^-3)');
saveas(fig4,strcat(filepath,'/nGuess_recomposition.jpg'))

fig4 = figure;
plot(indexn,Dnjs,'x',node,nprime(node),indexn,nprimeOrig(indexn)),title('nprime (recomposition)'),legend('Dnjs','Error','Orginial');
saveas(fig4,strcat(filepath,'/nprime_recomposition.jpg'))

fig5 = figure;
plot(indexn,Cpjs,'x',node,pGuess(node),indexn,pOrig(indexn)),title('p(x) calculated'),legend('p(x) - calculated','p(x) - input','p(x) - orignial');set(gca,'FontSize',16),xlabel('Depth (in cm)'),ylabel('Carrier concentration (in cm^-3)');
saveas(fig5,strcat(filepath,'/pGuess_recomposition.jpg'))

fig5 = figure;
plot(indexn,Dpjs,'x',node,pprime(node),indexn,pprimeOrig(indexn)),title('pprime (recomposition)'),legend('Dpjs','Error','Orginial');
saveas(fig5,strcat(filepath,'/pprime_recomposition.jpg'))

[output4b,Jacobian4b,RHSOut,Rn1,Rn2,Rn3,Rp1,Rp2,Rp3]=callFunction4b(Coeffs);

options = optimoptions('fsolve','Display','iter','TolFun',10^10,'Jacobian','on','TypicalX',Coeffs);
[x,fval,exitflag,output,Jacobian]= fsolve(@(x)callFunction4(x),Coeffs,options);

%Displays runtime of m-file
time = cputime-t



%Store variable values to be used later
save(strcat(filepath,'/',num2str(numIntervals),'terms',num2str(maxIterations),'iterations.mat'))